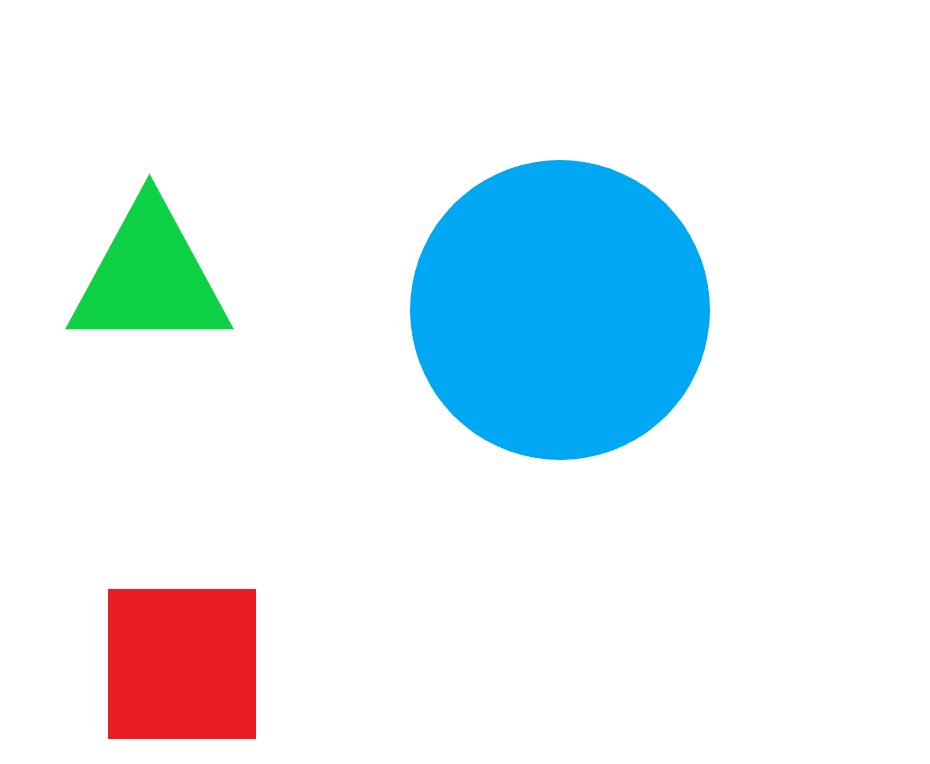
%> input picture test_pic.png, 930 x 764 px
$ octave colonyIdentification_2.m   (GNU Octave 9; MATLAB toolbox functions it lacks are replaced by stand-ins)
%> lines starting %> are read from the running program, lines starting %| are printed output that depends on the picture; in (x1, y1, x2, y2) boxes, pixels count from 0 and x2, y2 are one past the last pixel; in counts of white or black regions, pixels touching at a corner belong together; the program's own positions count from 1
% colonyIdentification_2.m
% modified 2020/07/08

RGB_Picture = imread('test_pic.png'); % read picture
%> RGB_Picture is the input picture: size 764x930x3 uint8; mean R, G, B 224.6, 238.4, 243.5
imshow(RGB_Picture);       % show what you read

% Get RGB Value
RGB_Picture_R = RGB_Picture(:,:,1);
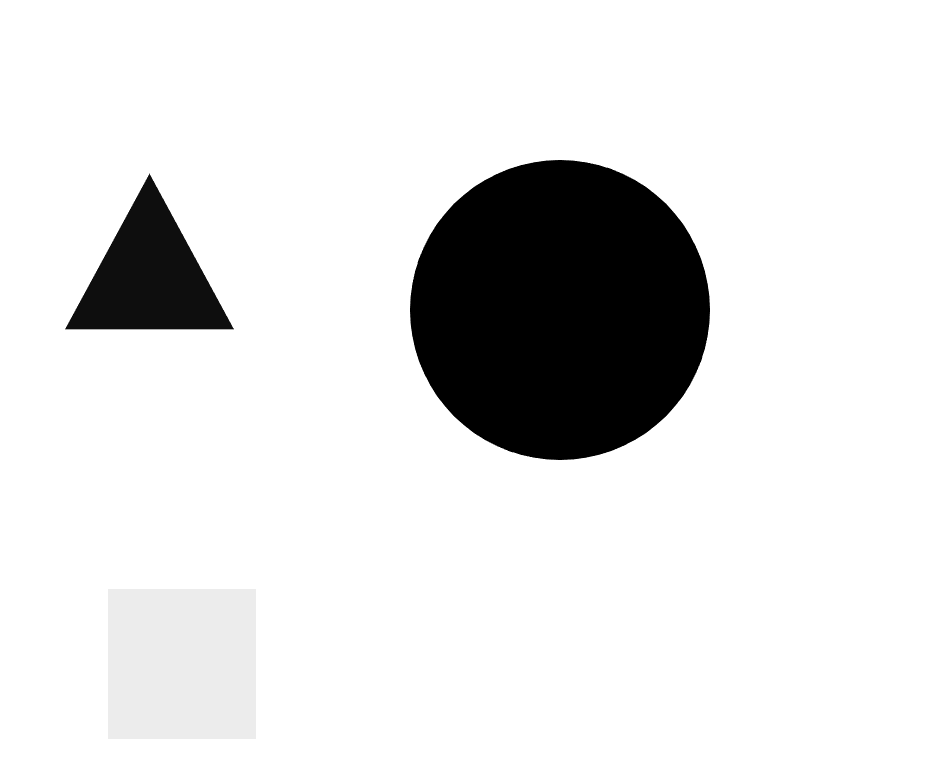
%> RGB_Picture_R: size 764x930 uint8; min 0, max 255, mean 224.6
RGB_Picture_G = RGB_Picture(:,:,2);
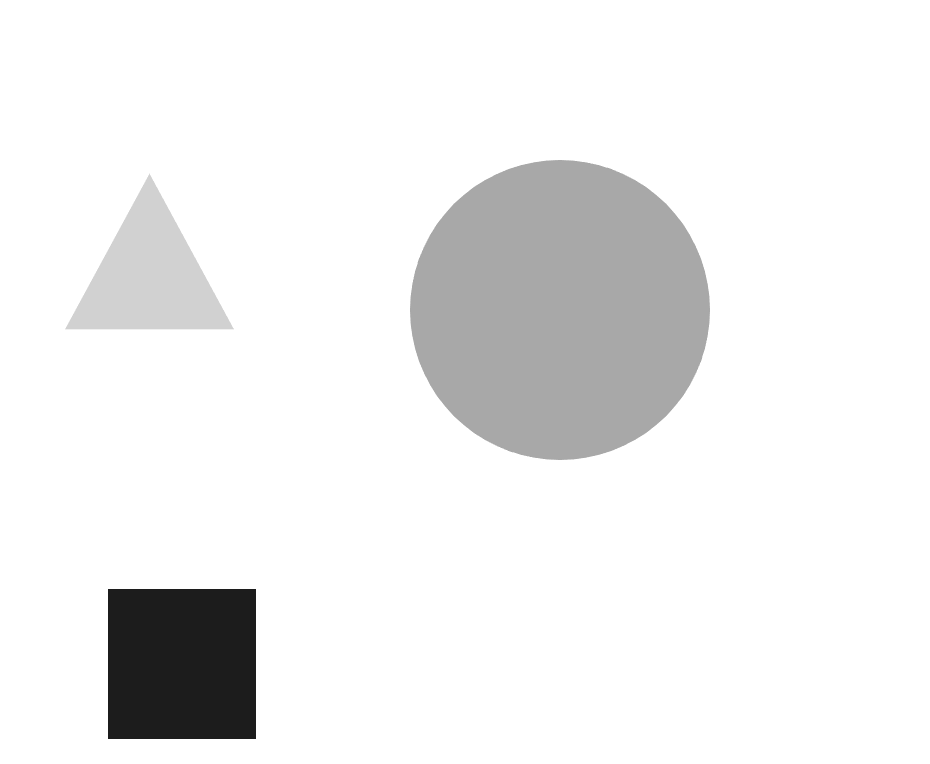
%> RGB_Picture_G: size 764x930 uint8; min 28, max 255, mean 238.4
RGB_Picture_B = RGB_Picture(:,:,3);
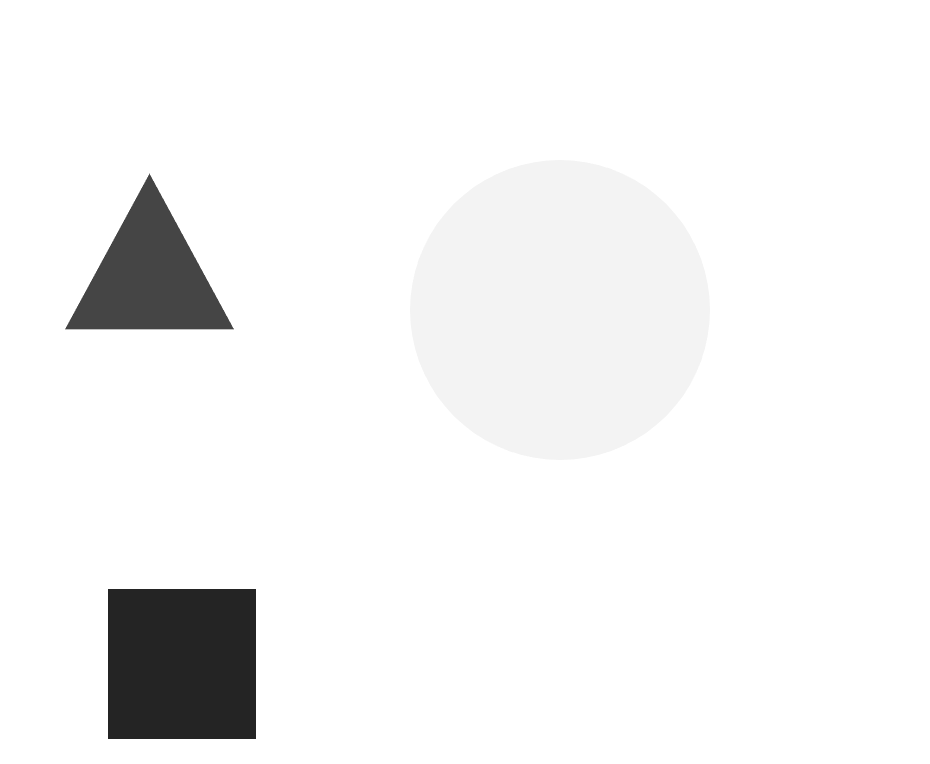
%> RGB_Picture_B: size 764x930 uint8; min 36, max 255, mean 243.5

Gray_Picture=rgb2gray(RGB_Picture);
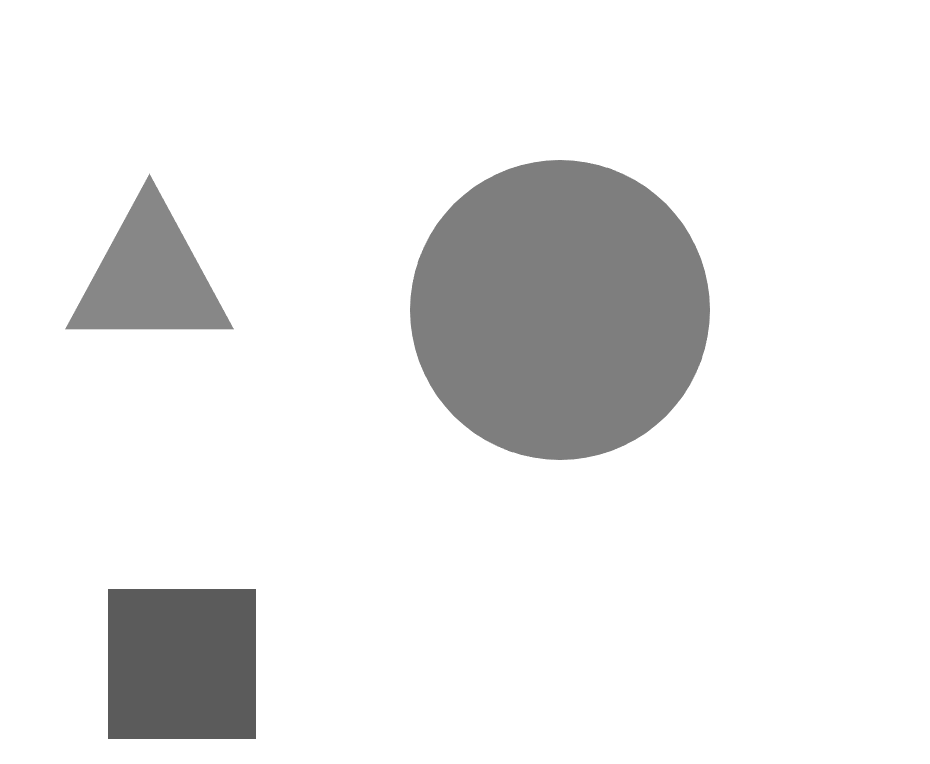
%> Gray_Picture: size 764x930 uint8; min 91, max 255, mean 234.8

% Show R,G,B,Original Picture
figure('Name','RGB and Oringinal Pictures');
subplot(2,2,1),imshow(imsubtract(RGB_Picture_R,Gray_Picture)),title('Red component');
%> after `imshow(imsubtract(RGB_Picture_R,Gray_Picture))`:
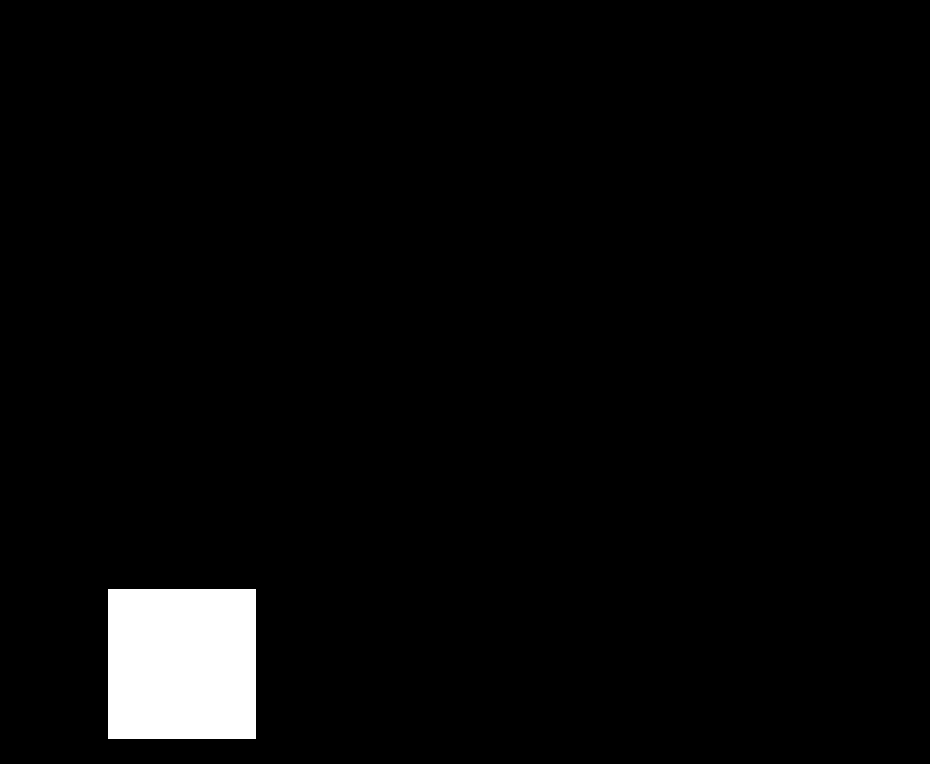
%> displayed picture: size 764x930, on the screen's scale of 0 to 255; values 0 (black) and 145 (white), 3.1% white; 1 white region, box (x1, y1, x2, y2) and area: (108, 589, 256, 739) 22200
subplot(2,2,2),imshow(imsubtract(RGB_Picture_G,Gray_Picture)),title('Green component');
subplot(2,2,3),imshow(imsubtract(RGB_Picture_B,Gray_Picture)),title('Blue component');
%> after `imshow(imsubtract(RGB_Picture_B,Gray_Picture))`:
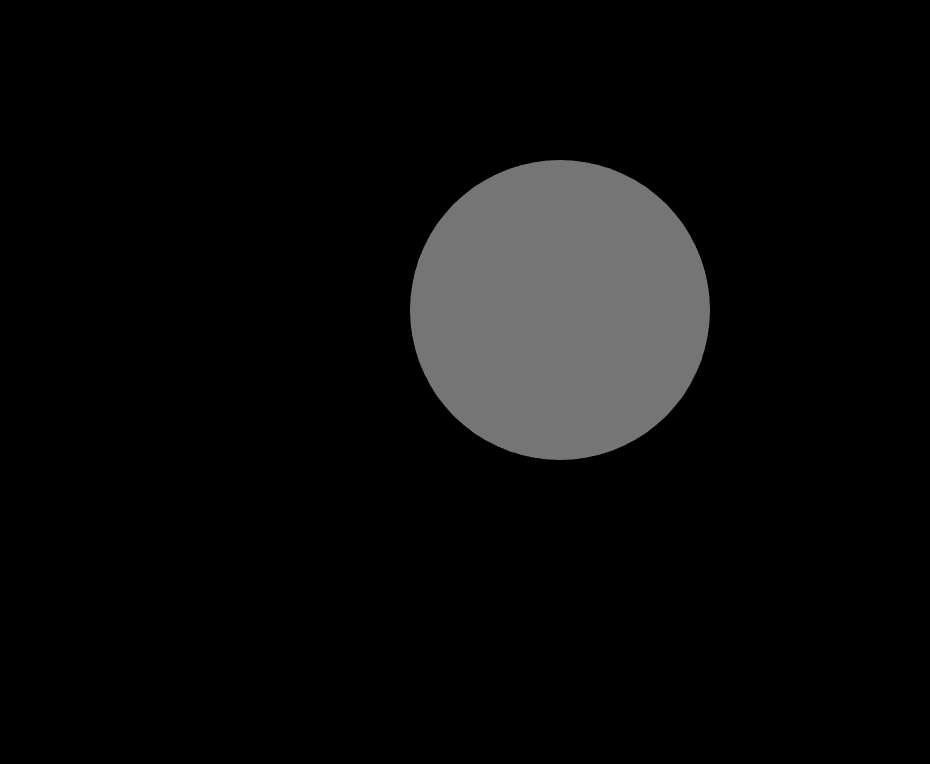
%> displayed picture: size 764x930, on the screen's scale of 0 to 255; min 0, max 117, mean 11.6
subplot(2,2,4),imshow(RGB_Picture),title('Original Picture');

% Change Picture format

figure('Name','Gray Scale Picture');
%> (the run ends here)
